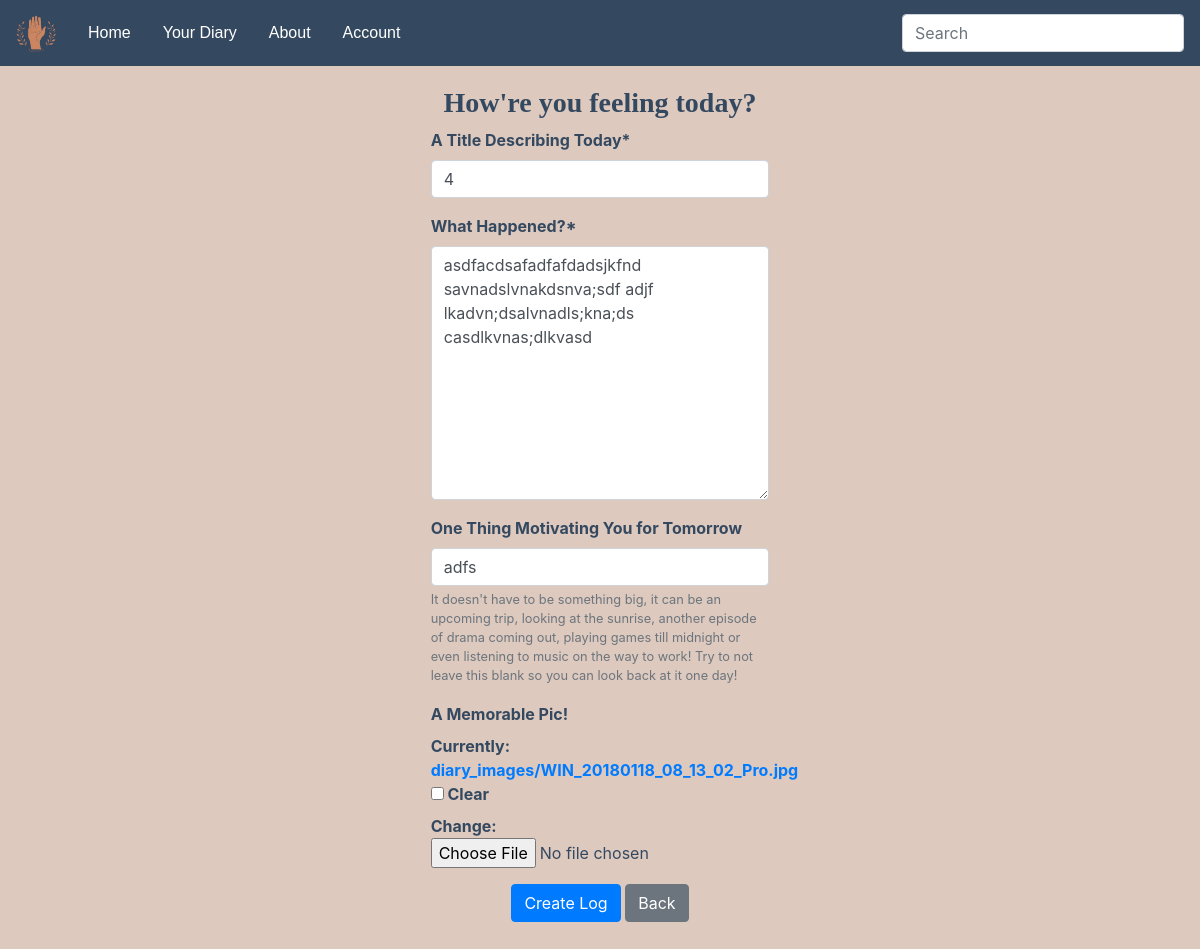
Page /yourdiary/9/edit/ (signed in) on the committed database.
### app/models.py (models this page shows, shortened)
class Post(models.Model):
    title = models.CharField(max_length=100, verbose_name='A Title Describing Today')
    content = models.TextField(verbose_name='What Happened?')
    motivation = models.CharField(max_length=100, verbose_name='One Thing Motivating You for Tomorrow',
                                  null=True, blank=True,
                                  help_text="It doesn't have to be something big, it can be an upcoming trip, "
                                            "looking at the sunrise, another episode of "
                                            "drama coming out, playing games till midnight "
                                            "or even listening to music on the way to work! "
                                            "Try to not leave this blank so you can look back at it one day!")
    diary_image = models.ImageField(default='default.jpg', blank=True, upload_to='diary_images',
                                    verbose_name='A Memorable Pic!')
    date_posted = models.DateTimeField(default=timezone.now)

### app/views.py (the view)
# urls.py: path('yourdiary/<int:pk>/edit/', EditDiaryLogs.as_view(), name="diary-edit"),
class EditDiaryLogs(LoginRequiredMixin, UpdateView):
    model = Post
    fields = ['title', 'content', 'motivation', 'diary_image']
    template_name = 'app/newdiaryform.html'

### app/templates/app/newdiaryform.html (shortened to what this page needs)
{% extends "app/base.html" %}
{% load crispy_forms_tags %}
{% block content %}
<div class="main">
    <h3 style="width:100%; text-align:center; font-family:tahoma; color:#344960">
        <strong>How're you feeling today?</strong></h3>
    <div class="row">
        <div class="col-4 offset-md-4" >
            <form method="post" style="color:#344960" enctype="multipart/form-data">
                <div class="form-group">
                    <strong>{{ form|crispy }}</strong>
                </div>
                <div class="text-center">
                    <input type="submit" name="newdiary-submit" class="btn btn-primary" value="Create Log">
                    <a href="{% url 'app-diary' %}" name="back" class="btn btn-secondary" role="button">Back</a>
                </div>
            </form>
        </div>
    </div>
</div>
{% endblock content %}

### app/templates/app/base.html (style rules this page uses)
.main { padding: 16px; margin-top: 27px; }

### rows in the picture
Post: title "4", content "asdfacdsafadfafdadsjkfnd savnadslvnakdsnva;sdf adjf lkadvn;dsalvnadls;kna;ds casdlkvnas;dlkvasd", motivation "adfs"
